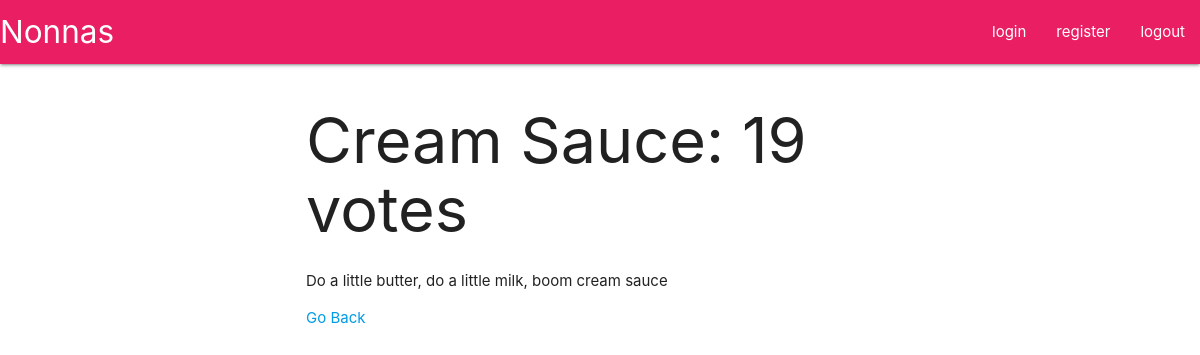
Page /nonnas/4/ on the earlier database version.
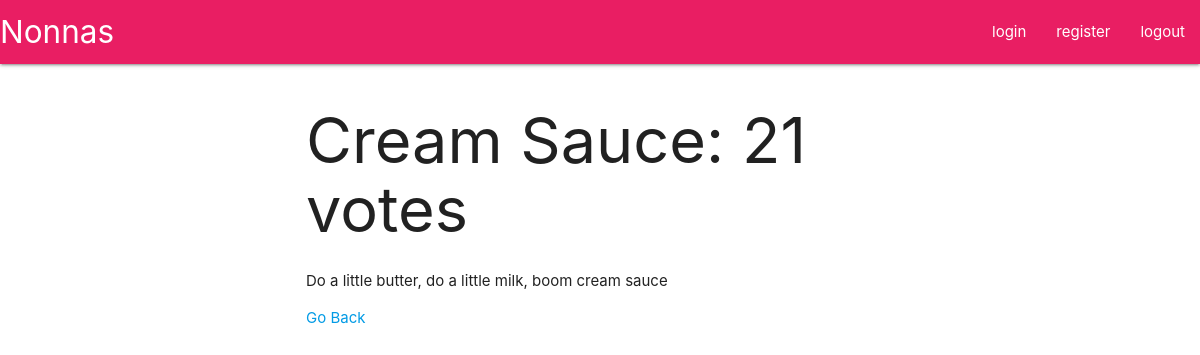
Same page on the later database version.
### nonnas/models.py (models this page shows, shortened)
class Post(models.Model):
    title = models.CharField(max_length=200)
    content = models.TextField()
    votes = models.IntegerField(default=1, editable=False)

### nonnas/views.py (the view)
# urls.py: path('<int:post_id>/', views.post_detail, name="detail"),
def post_detail(request, post_id):
    post = get_object_or_404(Post, pk=post_id)
    return render(request, 'nonnas/detail.html', {'post': post})

### nonnas/templates/nonnas/detail.html
{% extends 'nonnas/header.html' %}
{% block content %}
	<div class="container">
		<h1>{{ post.title }}: {{ post.votes }} votes</h1>
		<p>{{ post.content}}</p>
		<a href="/nonnas/">Go Back</a>
	</div>
{% endblock %}

Differences in the rows shown:
changed Post "Cream Sauce": votes "19" → "21"
